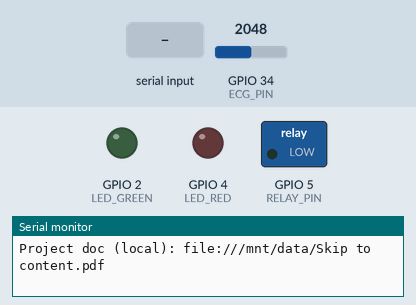
This sketch was run on a simulated ESP32. On the bench: switched loads named in the sketch (green lamp = pin HIGH), output pins drawn as LEDs (lit = HIGH), the last lines printed to the serial monitor. The inputs (shaded band) are chosen by the test bench; at power-on: GPIO 34 (ECG_PIN) = 2048 (analog values on the 0–4095 scale).

Above: at 1.9 s.
2.0 s: "unlock\n" received over Serial
At 3.1 s:
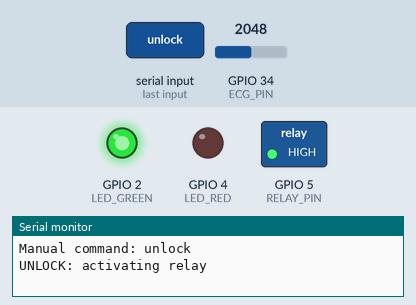
6.5 s: "unlock\n" received over Serial
At 7.7 s:
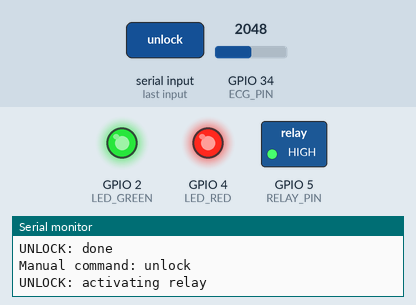
At 10.0 s:
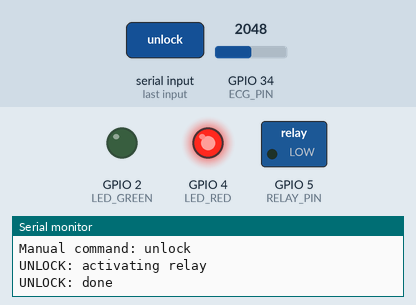
Timing chart, 0 to 11.5 s (numbered marks = the images above; inputs shaded):
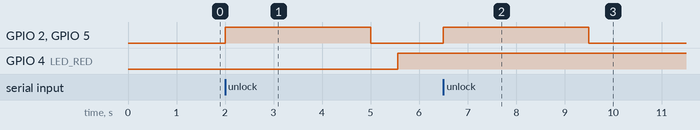

The sketch:

PulseLock.ino
```cpp
// (licence header left out)
#include <Arduino.h>

// ----- Pins -----
const int ECG_PIN   = 34;   // AD8232 output (ADC1 pin)
const int RELAY_PIN = 5;    // Relay control pin (active HIGH)
const int LED_GREEN = 2;    // Optional: unlock indicator
const int LED_RED   = 4;    // Optional: no-signal indicator

// ----- Sampling / window -----
const int SAMPLE_RATE = 250;                     // Hz
const int SAMPLE_PERIOD_MS = 1000 / SAMPLE_RATE; // ~4 ms
const int WINDOW_SECONDS = 4;                    // seconds of data used for detection
const int WINDOW_SAMPLES = SAMPLE_RATE * WINDOW_SECONDS;

// ----- Detection thresholds (tune on your bench) -----
float MIN_STDDEV = 30.0f;    // minimal stddev required to consider signal non-flat
int MIN_PEAKS_WINDOW = 4;    // minimal number of R-like peaks in the window
int PEAK_DELTA = 100;        // amplitude threshold (centered units) for peak detection
const int MIN_RR_MS = 250;   // minimum ms between peaks (ignore too-close events)

// ----- Unlock & persistence params -----
const unsigned long UNLOCK_MS = 3000;    // how long to hold relay ON (ms)
const unsigned long PRESENCE_HOLD_MS = 3000; // require detection for this long before unlocking

// ----- Circular buffer for samples -----
volatile int16_t samples[WINDOW_SAMPLES];
volatile int writeIndex = 0;
volatile bool bufferFilled = false;

unsigned long lastSampleMillis = 0;
unsigned long detectStartMs = 0;

// ----- Utility: pin setup -----
void setupPins() {
  pinMode(RELAY_PIN, OUTPUT);
  pinMode(LED_GREEN, OUTPUT);
  pinMode(LED_RED, OUTPUT);

  digitalWrite(RELAY_PIN, LOW);
  digitalWrite(LED_GREEN, LOW);
  digitalWrite(LED_RED, LOW);
}

// ----- Setup -----
void setup() {
  Serial.begin(115200);
  delay(200);

  setupPins();

  analogReadResolution(12);                 // ADC 0..4095
  analogSetPinAttenuation(ECG_PIN, ADC_11db);

  Serial.println("PulseLock - Human Detection + Serial Unlock");
  Serial.println("Type 'unlock' to force unlock or 'status' to get detection details");
  Serial.println("Project doc (local): file:///mnt/data/Skip to content.pdf");

  // Warm the buffer a bit with initial readings so recent data exists
  for (int i = 0; i < WINDOW_SAMPLES / 4; ++i) {
    int raw = analogRead(ECG_PIN);
    samples[writeIndex++] = (int16_t)(raw - 2048);
    if (writeIndex >= WINDOW_SAMPLES) { writeIndex = 0; bufferFilled = true; }
    delay(2);
  }
  lastSampleMillis = millis();
}

// ----- Circular buffer push -----
void pushSample(int16_t v) {
  samples[writeIndex++] = v;
  if (writeIndex >= WINDOW_SAMPLES) {
    writeIndex = 0;
    bufferFilled = true;
  }
}

// ----- Copy last N samples into outBuf (non-volatile) -----
void copyWindow(int16_t *outBuf, int N) {
  int idx = writeIndex;
  int start = idx - N;
  if (start < 0) start += WINDOW_SAMPLES;
  for (int i = 0; i < N; ++i) {
    int s = start + i;
    if (s >= WINDOW_SAMPLES) s -= WINDOW_SAMPLES;
    outBuf[i] = samples[s];
  }
}

// ----- Stats: mean and stddev -----
void computeStats(const int16_t *buf, int N, float &mean, float &stddev) {
  double sum = 0;
  for (int i = 0; i < N; ++i) sum += buf[i];
  mean = (float)(sum / N);
  double ss = 0;
  for (int i = 0; i < N; ++i) {
    double d = buf[i] - mean;
    ss += d * d;
  }
  stddev = (float)sqrt(ss / N);
}

// ----- Basic R-peak detector: count positive local maxima above threshold -----
int detectPeaks(const int16_t *buf, int N, float mean) {
  int peaks = 0;
  int lastPeakTms = -999999;
  for (int i = 1; i < N - 1; ++i) {
    if (buf[i] > buf[i-1] && buf[i] >= buf[i+1]) {
      int amp = abs(buf[i] - (int)mean);
      if (amp > PEAK_DELTA) {
        int t_ms = (i * 1000) / SAMPLE_RATE;
        if (lastPeakTms < 0 || (t_ms - lastPeakTms) > MIN_RR_MS) {
          peaks++;
          lastPeakTms = t_ms;
        }
      }
    }
  }
  return peaks;
}

// ----- Decide if last window indicates human ECG presence -----
bool isHumanInWindow(const int16_t *buf, int N) {
  float mean = 0, sd = 0;
  computeStats(buf, N, mean, sd);
  if (sd < MIN_STDDEV) return false;               // too flat -> likely not attached
  int peaks = detectPeaks(buf, N, mean);
  if (peaks < MIN_PEAKS_WINDOW) return false;      // not enough beats
  return true;
}

// ----- Unlock action (relay + LED) -----
void doUnlock() {
  Serial.println("UNLOCK: activating relay");
  digitalWrite(LED_GREEN, HIGH);
  digitalWrite(RELAY_PIN, HIGH);
  delay(UNLOCK_MS);
  digitalWrite(RELAY_PIN, LOW);
  digitalWrite(LED_GREEN, LOW);
  Serial.println("UNLOCK: done");
}

// ----- Diagnostic status print -----
void printStatus() {
  static int16_t tmp[WINDOW_SAMPLES];
  copyWindow(tmp, WINDOW_SAMPLES);
  float mean, sd;
  computeStats(tmp, WINDOW_SAMPLES, mean, sd);
  int peaks = detectPeaks(tmp, WINDOW_SAMPLES, mean);
  Serial.printf("Status -> stddev=%.1f, peaks=%d (window %ds)\n", sd, peaks, WINDOW_SECONDS);
}

// ----- Main loop -----
void loop() {
  unsigned long now = millis();

  // sampling at SAMPLE_RATE
  if ((long)(now - lastSampleMillis) >= SAMPLE_PERIOD_MS) {
    lastSampleMillis += SAMPLE_PERIOD_MS;
    int raw = analogRead(ECG_PIN);               // 0..4095
    int16_t centered = (int16_t)(raw - 2048);   // center
    pushSample(centered);
  }

  // Serial commands: manual override + status
  if (Serial.available()) {
    String s = Serial.readStringUntil('\n');
    s.trim();
    if (s.equalsIgnoreCase("unlock")) {
      Serial.println("Manual command: unlock");
      doUnlock();
    } else if (s.equalsIgnoreCase("status")) {
      printStatus();
    } else if (s.equalsIgnoreCase("tune")) {
      // optional: print current thresholds for quick adjustment
      Serial.printf("TUNING -> MIN_STDDEV=%.1f MIN_PEAKS_WINDOW=%d PEAK_DELTA=%d\n",
                    MIN_STDDEV, MIN_PEAKS_WINDOW, PEAK_DELTA);
    } else {
      Serial.println("Unknown command. Use 'unlock' or 'status' (or 'tune').");
    }
  }

  // automatic detection on the latest window
  if (bufferFilled) {
    static int16_t tmp[WINDOW_SAMPLES];
    copyWindow(tmp, WINDOW_SAMPLES);
    bool human = isHumanInWindow(tmp, WINDOW_SAMPLES);

    if (human) {
      if (detectStartMs == 0) detectStartMs = millis();
      if (millis() - detectStartMs >= PRESENCE_HOLD_MS) {
        // detected as human continuously for hold period => unlock
        doUnlock();
        detectStartMs = 0;
        // avoid immediate re-unlock; small cooldown
        delay(1000);
      }
      digitalWrite(LED_RED, LOW);
    } else {
      detectStartMs = 0;
      digitalWrite(LED_RED, HIGH); // indicate no human ECG
    }
  }

  // be cooperative with OS
  yield();
}
```

Measured:
- after the input at 2.0 s, GPIO 2 (LED_GREEN), GPIO 5 (RELAY_PIN): LOW → HIGH at once, → LOW 3.0 s later; GPIO 4 (LED_RED): LOW → HIGH after 3.6 s instead of 1.7 s
- after the input at 6.5 s, GPIO 2 (LED_GREEN), GPIO 5 (RELAY_PIN): LOW → HIGH at once, → LOW 3.0 s later
